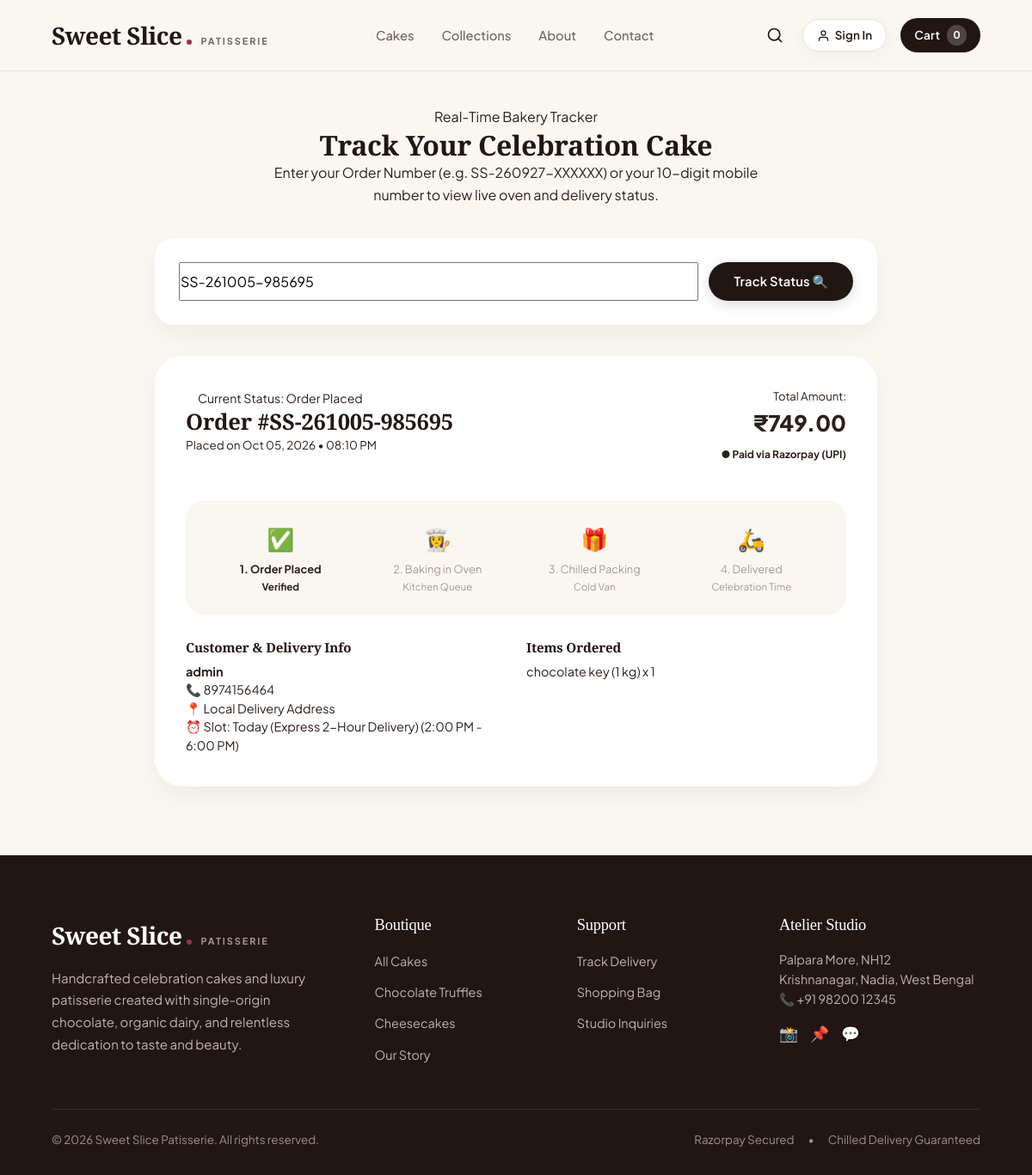
The page /track-order/?q=SS-261005-985695 on the database its author committed.
### shop/models.py (models this page shows, shortened)
class Order(models.Model):
    STATUS_CHOICES = [
        ("Order Placed", "Order Placed"),
        ("Baking in Oven", "Baking in Oven 👩‍🍳"),
        ("Decorating & Packing", "Decorating & Packing 🎁"),
        ("Out for Delivery", "Out for Delivery 🛵"),
        ("Delivered", "Delivered 🎉"),
        ("Cancelled", "Cancelled ❌"),
    ]
    PAYMENT_STATUS_CHOICES = [
        ("Pending", "Pending"),
        ("Paid", "Paid (Verified)"),
        ("Failed", "Failed"),
    ]
    order_number = models.CharField(max_length=30, unique=True, editable=False)
    customer_name = models.CharField(max_length=100)
    phone = models.CharField(max_length=20)
    email = models.EmailField(blank=True)
    address = models.TextField()
    delivery_date = models.CharField(max_length=50, blank=True)
    delivery_slot = models.CharField(max_length=50, blank=True)
    cake_message = models.CharField(max_length=150, blank=True, help_text="Custom greeting piped on cake")
    items = models.TextField(help_text="Summary text of items")
    items_json = models.TextField(default="[]", help_text="JSON formatted items for rich tracking")
    subtotal = models.DecimalField(max_digits=10, decimal_places=2, default=0.00)
    discount = models.DecimalField(max_digits=10, decimal_places=2, default=0.00)
    delivery_fee = models.DecimalField(max_digits=10, decimal_places=2, default=0.00)
    total = models.DecimalField(max_digits=10, decimal_places=2)
    payment_method = models.CharField(max_length=50, default="Razorpay (Online)")
    payment_status = models.CharField(max_length=30, choices=PAYMENT_STATUS_CHOICES, default="Pending")
    razorpay_order_id = models.CharField(max_length=100, blank=True)
    razorpay_payment_id = models.CharField(max_length=100, blank=True)
    order_status = models.CharField(max_length=50, choices=STATUS_CHOICES, default="Order Placed")
    created_at = models.DateTimeField(auto_now_add=True)
    class Meta:
        ordering = ["-created_at"]

### shop/views.py (the view)
# urls.py: path("track-order/", views.track_order, name="track_order"),
def track_order(request):
    query = request.GET.get("q", "").strip()
    order = None
    orders_found = []
    if query:
        orders_found = Order.objects.filter(
            Q(order_number__iexact=query) | Q(phone__icontains=query)
        ).order_by("-created_at")
        if orders_found.exists():
            order = orders_found.first()
    return render(
        request,
        "shop/track_order.html",
        {
            "query": query,
            "order": order,
            "orders_found": orders_found,
            "cart_count": get_cart_details(request)["count"],
        },
    )

### shop/templates/shop/track_order.html (shortened to what this page needs)
{% extends "shop/base.html" %}
{% load static %}
{% block content %}
<div class="container-narrow" style="padding-top:40px; padding-bottom:80px;">
    <div style="text-align:center; max-width:600px; margin:0 auto 36px;">
        <span class="section-subtitle">Real-Time Bakery Tracker</span>
        <h1 class="section-title">Track Your Celebration Cake</h1>
        <p class="section-desc">Enter your Order Number (e.g. SS-260927-XXXXXX) or your 10-digit mobile number to view live oven and delivery status.</p>
    </div>
    <div style="background:#FFFFFF; border:1px solid var(--border-card); border-radius:var(--radius-lg); padding:28px; box-shadow:var(--shadow-card); margin-bottom:36px;">
        <form method="get" action="{% url 'track_order' %}" style="display:flex; gap:12px; flex-wrap:wrap;">
            <input type="text" name="q" value="{{ query }}" placeholder="Enter Order Number or Mobile Number..." class="form-input" style="flex:1; min-width:240px;" required>
            <button type="submit" class="btn btn-primary" style="padding:12px 28px;">
                <span>Track Status 🔍</span>
            </button>
        </form>
    </div>
    {% if order %}
    <div style="background:#FFFFFF; border:1px solid var(--border-card); border-radius:var(--radius-xl); padding:36px; box-shadow:var(--shadow-card);">
        <div style="display:flex; justify-content:space-between; align-items:flex-start; margin-bottom:24px; padding-bottom:18px; border-bottom:1px solid var(--border-subtle); flex-wrap:wrap; gap:12px;">
            <div>
                <span class="status-badge {% if order.order_status == 'Delivered' %}status-delivered{% elif order.order_status == 'Order Placed' %}status-placed{% elif 'Baking' in order.order_status %}status-baking{% elif 'Out' in order.order_status %}status-out{% else %}status-decorating{% endif %}" style="font-size:0.88rem; padding:6px 14px; margin-bottom:8px;">
                    Current Status: {{ order.order_status }}
                </span>
                <h2 style="font-size:1.6rem; font-weight:800;">Order #{{ order.order_number }}</h2>
                <div style="font-size:0.84rem; color:var(--color-muted);">Placed on {{ order.created_at|date:"M d, Y • h:i A" }}</div>
            </div>
            <div style="text-align:right;">
                <div style="font-size:0.82rem; color:var(--color-muted);">Total Amount:</div>
                <div style="font-size:1.6rem; font-family:var(--font-heading); font-weight:800; color:var(--brand-primary);">₹{{ order.total }}</div>
                <span style="font-size:0.75rem; color:var(--success); font-weight:700;">● Paid via {{ order.payment_method }}</span>
            </div>
        </div>
        <div style="background:#FAF7F2; border-radius:var(--radius-lg); padding:24px; margin-bottom:28px;">
            <div class="track-steps-grid">
                <div style="color:var(--success); font-weight:700;">
                    <div style="font-size:1.6rem;">✅</div>
                    <div style="font-size:0.8rem; margin-top:4px;">1. Order Placed</div>
                    <div style="font-size:0.72rem; color:var(--color-muted);">Verified</div>
                </div>
                <div class="{% if order.order_status != 'Order Placed' %}text-done{% else %}text-pending{% endif %}">
                    <div style="font-size:1.6rem;">{% if order.order_status != 'Order Placed' %}✅{% else %}👩‍🍳{% endif %}</div>
                    <div style="font-size:0.8rem; margin-top:4px;">2. Baking in Oven</div>
                    <div style="font-size:0.72rem; color:var(--color-muted);">Kitchen Queue</div>
                </div>
                <div class="{% if 'Out' in order.order_status or order.order_status == 'Delivered' %}text-done{% elif 'Decorating' in order.order_status %}text-active{% else %}text-pending{% endif %}">
                    <div style="font-size:1.6rem;">{% if 'Out' in order.order_status or order.order_status == 'Delivered' %}✅{% else %}🎁{% endif %}</div>
                    <div style="font-size:0.8rem; margin-top:4px;">3. Chilled Packing</div>
                    <div style="font-size:0.72rem; color:var(--color-muted);">Cold Van</div>
                </div>
                <div class="{% if order.order_status == 'Delivered' %}text-done{% else %}text-pending{% endif %}">
                    <div style="font-size:1.6rem;">{% if order.order_status == 'Delivered' %}🎉{% else %}🛵{% endif %}</div>
                    <div style="font-size:0.8rem; margin-top:4px;">4. Delivered</div>
                    <div style="font-size:0.72rem; color:var(--color-muted);">Celebration Time</div>
                </div>
            </div>
        </div>
        <div class="order-details-grid">
            <div>
                <h4 style="font-size:0.95rem; font-weight:700; margin-bottom:8px;">Customer & Delivery Info</h4>
                <p style="color:var(--color-muted); line-height:1.5;">
                    <strong>{{ order.customer_name }}</strong><br>
                    📞 {{ order.phone }}<br>
                    📍 {{ order.address }}<br>
                    ⏰ Slot: {{ order.delivery_date }} ({{ order.delivery_slot }})
                </p>
            </div>
            <div>
                <h4 style="font-size:0.95rem; font-weight:700; margin-bottom:8px;">Items Ordered</h4>
                <p style="color:var(--color-muted); line-height:1.5;">
                    {{ order.items }}
                </p>
            </div>
        </div>
    </div>
    {% endif %}
</div>
{% endblock %}

### shop/static/shop/css/style.css (style rules this page uses)
:root { --font-serif: 'Playfair Display', Georgia, serif; --font-sans: 'Plus Jakarta Sans', -apple-system, BlinkMacSystemFont, 'Segoe UI', Roboto, sans-serif; --color-cream-bg: #FAF7F2; --color-ivory: #FFFCF7; --color-beige-soft: #F2ECE3; --color-card-bg: #FFFFFF; --color-cocoa-dark: #221614; --color-cocoa-text: #2D1F1C; --color-cocoa-muted: #73635E; --color-cocoa-light: #A89893; --color-border: #E8E0D5; --color-border-subtle: #F0E9DF; --color-accent-rose: #96354B; --color-accent-rose-hover: #7D263B; --color-accent-rose-light: #FBF0F2; --color-accent-caramel: #B88246; --color-accent-caramel-light: #FBF6EF; --color-success: #1E824C; --color-success-bg: #EAF7EF; --shadow-subtle: 0 4px 20px rgba(34, 22, 20, 0.04); --shadow-card: 0 12px 30px -4px rgba(34, 22, 20, 0.06); --shadow-hover: 0 20px 40px -8px rgba(34, 22, 20, 0.12); --shadow-nav: 0 4px 20px rgba(34, 22, 20, 0.05); --radius-sm: 8px; --radius-md: 14px; --radius-lg: 22px; --radius-xl: 32px; --radius-pill: 9999px; --transition: 0.28s cubic-bezier(0.2, 0.8, 0.2, 1); --transition-slow: 0.5s cubic-bezier(0.2, 0.8, 0.2, 1); }
*, *::before, *::after { box-sizing: border-box; margin: 0; padding: 0; }
html { scroll-behavior: smooth; font-size: 16px; }
body { font-family: var(--font-sans); background-color: var(--color-cream-bg); color: var(--color-cocoa-text); line-height: 1.65; -webkit-font-smoothing: antialiased; overflow-x: hidden; }
h1, h2, h3, h4, h5, h6 { font-family: var(--font-serif); font-weight: 600; color: var(--color-cocoa-dark); line-height: 1.2; letter-spacing: -0.01em; }
button, input, select, textarea { font-family: inherit; font-size: inherit; }
.container-narrow { width: min(840px, 90%); margin-inline: auto; }
.btn { display: inline-flex; align-items: center; justify-content: center; gap: 8px; font-weight: 600; border-radius: var(--radius-pill); padding: 13px 28px; cursor: pointer; border: 1px solid transparent; text-decoration: none; font-size: 0.92rem; letter-spacing: 0.01em; transition: all var(--transition); }
.btn-primary { background: var(--color-cocoa-dark); color: #FFFFFF; box-shadow: 0 4px 14px rgba(34, 22, 20, 0.15); }
.text-pending { color: var(--color-cocoa-light); }
.track-steps-grid { display: grid; grid-template-columns: repeat(4, 1fr); gap: 10px; text-align: center; }
.order-details-grid { display: grid; grid-template-columns: 1fr 1fr; gap: 24px; font-size: 0.9rem; }

### rows shown on the page
Order: order_status "Order Placed", order_number "SS-261005-985695", created_at "Oct 05, 2026 • 08:10 PM", total "749.00", payment_method "Razorpay (UPI)", customer_name "admin", phone "8974156464", address "Local Delivery Address", delivery_date "Today (Express 2-Hour Delivery)", delivery_slot "2:00 PM - 6:00 PM", items "chocolate key (1 kg) x 1"

### other values the page prints
{{ cart_count|default:0 }} "0"
